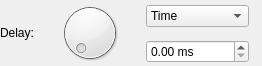
<?xml version="1.0" encoding="UTF-8"?>
<ui version="4.0">
 <class>DelayFilterGUI</class>
 <widget class="QWidget" name="DelayFilterGUI">
  <property name="geometry">
   <rect>
    <x>0</x>
    <y>0</y>
    <width>262</width>
    <height>66</height>
   </rect>
  </property>
  <property name="windowTitle">
   <string notr="true"/>
  </property>
  <layout class="QGridLayout" name="gridLayout" columnstretch="0,0,0,1">
   <property name="leftMargin">
    <number>0</number>
   </property>
   <property name="topMargin">
    <number>0</number>
   </property>
   <property name="rightMargin">
    <number>0</number>
   </property>
   <property name="bottomMargin">
    <number>0</number>
   </property>
   <item row="1" column="2">
    <widget class="QDoubleSpinBox" name="delaySpinBox">
     <property name="suffix">
      <string> ms</string>
     </property>
     <property name="maximum">
      <double>1000000.000000000000000</double>
     </property>
    </widget>
   </item>
   <item row="0" column="0" rowspan="2">
    <widget class="QLabel" name="delayLabel">
     <property name="sizePolicy">
      <sizepolicy hsizetype="Preferred" vsizetype="Preferred">
       <horstretch>0</horstretch>
       <verstretch>0</verstretch>
      </sizepolicy>
     </property>
     <property name="text">
      <string>Delay:</string>
     </property>
    </widget>
   </item>
   <item row="0" column="1" rowspan="2">
    <widget class="VerticalDragDial" name="delayDial">
     <property name="minimumSize">
      <size>
       <width>0</width>
       <height>66</height>
      </size>
     </property>
     <property name="maximum">
      <number>1000</number>
     </property>
    </widget>
   </item>
   <item row="0" column="2">
    <widget class="QComboBox" name="unitComboBox">
     <item>
      <property name="text">
       <string>Time</string>
      </property>
     </item>
     <item>
      <property name="text">
       <string>Samples</string>
      </property>
     </item>
    </widget>
   </item>
   <item row="0" column="3" rowspan="2">
    <spacer name="horizontalSpacer">
     <property name="orientation">
      <enum>Qt::Horizontal</enum>
     </property>
     <property name="sizeHint" stdset="0">
      <size>
       <width>40</width>
       <height>20</height>
      </size>
     </property>
    </spacer>
   </item>
  </layout>
 </widget>
 <customwidgets>
  <customwidget>
   <class>VerticalDragDial</class>
   <extends>QDial</extends>
   <header>widgets/VerticalDragDial.h</header>
  </customwidget>
 </customwidgets>
 <resources/>
 <connections/>
</ui>
